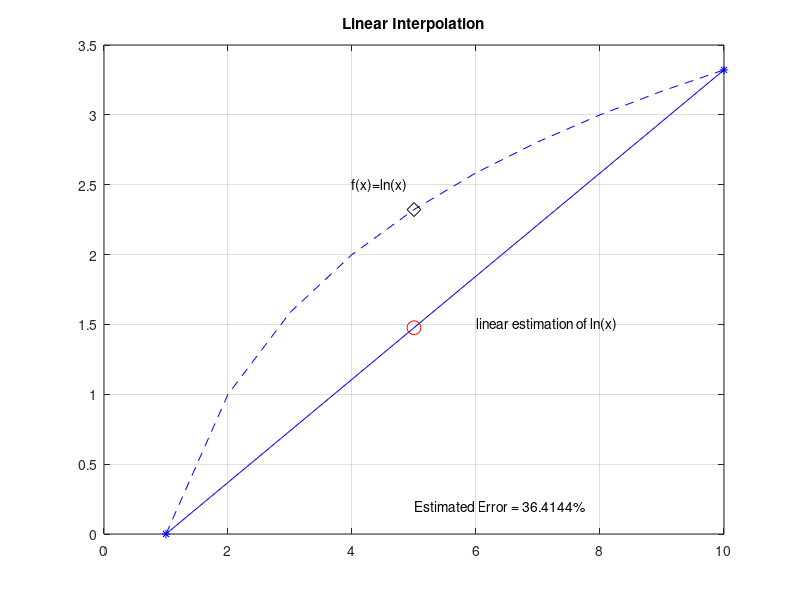

Write MATLAB code to recreate this figure.

%% performs linear interpolation
clear;
clc;
close all;
%intiail points
x = [1,10]; 
f = @(x)log2(x);
y = f(x);
%estimation point
est = 5;
%built-in function
%inter = interp1(x,y,est);
%figure, plot(x,y,'o-r',est,inter,'*');title('Built-in interpolation');
%grid on;
% our esimate f(est) = f(x0) + (f(x1) - f(x0))/(x1-0)* (est-x0)
ev = f(x(1)) + (f(x(2)) - f(x(1)))/(x(2)-x(1))*(est-x(1));
figure, plot(x,y,'*-b',est,ev,'ro','MarkerSize',10); title('Linear Interpolation');
grid on
% plot original function
xx =min(x):01:max(x);
yy=f(xx);
hold on;
plot(xx,yy,'--b',est,f(est),'dk', 'MarkerSize',10);
% error estimate
tv =log2(est);
es = abs((tv-ev)/tv)*100;
str = (['Estimated Error = ', num2str(es),'%']);
text(5,0.2,str);
text(4,2.5,'f(x)=ln(x)');
text(6,1.5,'linear estimation of ln(x)');

